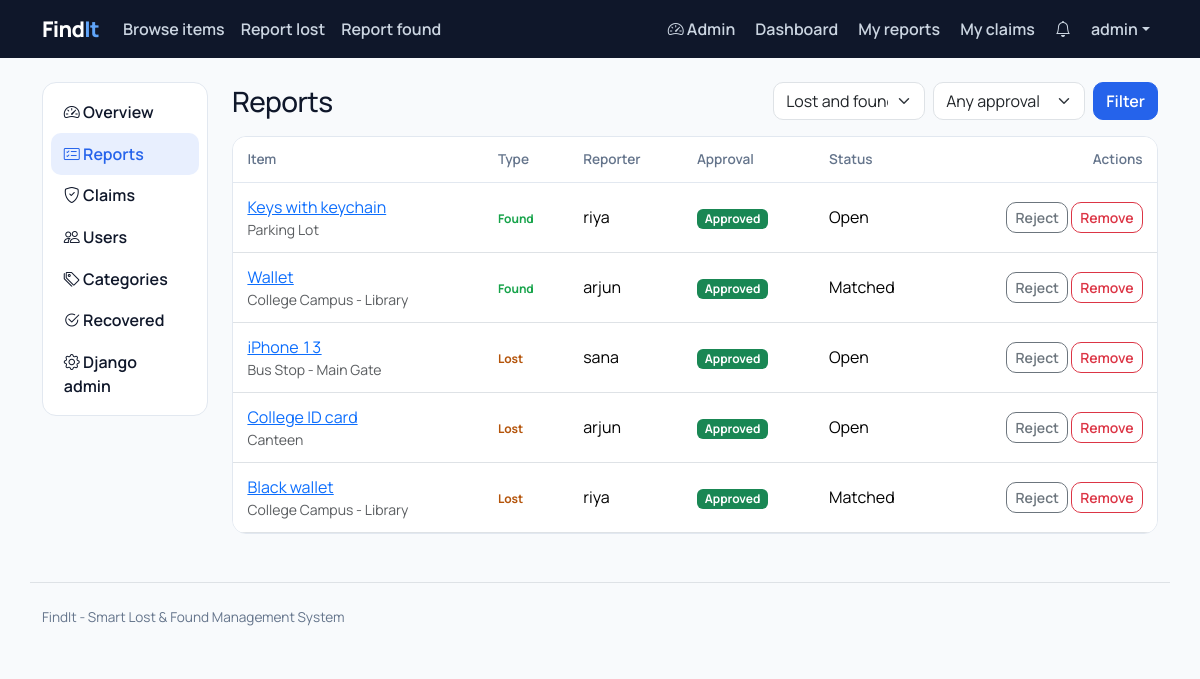
The app's page /manage/reports/ (signed in) with its own data.
### portal/models.py (models this page shows, shortened)
class ItemBase(models.Model):
    STATUS_OPEN, STATUS_MATCHED, STATUS_CLAIMED, STATUS_RECOVERED = "open", "matched", "claimed", "recovered"
    STATUS_CHOICES = [
        (STATUS_OPEN, "Open"),
        (STATUS_MATCHED, "Matched"),
        (STATUS_CLAIMED, "Claimed"),
        (STATUS_RECOVERED, "Recovered"),
    ]
    APPROVAL_CHOICES = [("pending", "Pending review"), ("approved", "Approved"), ("rejected", "Rejected")]
    user = models.ForeignKey(settings.AUTH_USER_MODEL, on_delete=models.CASCADE, related_name="%(class)s_set")
    item_name = models.CharField(max_length=120)
    category = models.ForeignKey(Category, on_delete=models.PROTECT)
    description = models.TextField(help_text="Brand, size, marks, anything that identifies the item.")
    colour = models.CharField(max_length=40)
    location = models.CharField(max_length=160)
    date = models.DateField()
    image = models.ImageField(upload_to="items/%Y/%m/", blank=True, null=True)
    status = models.CharField(max_length=10, choices=STATUS_CHOICES, default=STATUS_OPEN)
    approval = models.CharField(max_length=10, choices=APPROVAL_CHOICES, default="approved")
    hide_contact = models.BooleanField(
        "Keep my contact details private", default=False,
        help_text="Others will not see your phone/email. Updates reach you through notifications.",
    )
    created_at = models.DateTimeField(auto_now_add=True)
    class Meta:
        abstract = True
        ordering = ["-created_at"]
    def get_absolute_url(self):
        return reverse("item_detail", args=[self.kind, self.pk])

class FoundItem(ItemBase):
    kind = "found"
    verification_question = models.CharField(
        max_length=200, blank=True,
        help_text="A question only the real owner can answer, e.g. 'What is the wallpaper on the phone?'",
    )
    verification_answer = models.CharField(
        max_length=200, blank=True, help_text="The correct answer. Only the admin can see this.",
    )
    class Meta(ItemBase.Meta):
        verbose_name = "found item"

class LostItem(ItemBase):
    kind = "lost"
    class Meta(ItemBase.Meta):
        verbose_name = "lost item"

### portal/views.py (the view)
# urls.py: path("manage/reports/", views.manage_reports, name="manage_reports"),
@staff_required
def manage_reports(request):
    kind, approval = request.GET.get("type", "all"), request.GET.get("approval", "")
    items = []
    for k, model in MODELS.items():
        if kind in ("all", k):
            qs = model.objects.select_related("category", "user")
            if approval:
                qs = qs.filter(approval=approval)
            items += list(qs)
    items.sort(key=lambda i: i.created_at, reverse=True)
    return render(request, "manage/reports.html", {"items": items, "kind": kind, "approval": approval})

### portal/context_processors.py (called while the page is built)
def notifications(request):
    if request.user.is_authenticated:
        return {"unread_count": request.user.notifications.filter(is_read=False).count()}
    return {"unread_count": 0}

### portal/templatetags/findit_tags.py (called while the page is built)
@register.simple_tag(takes_context=True)
def active(context, *names):
    match = context["request"].resolver_match
    return "active" if match and match.url_name in names else ""

### templates/manage/reports.html (shortened to what this page needs)
{% extends "manage/base.html" %}
{% block manage %}
<div class="d-flex justify-content-between align-items-center mb-3 flex-wrap gap-2">
  <h1 class="h3 mb-0">Reports</h1>
  <form class="d-flex gap-2" method="get">
    <select class="form-select" name="type" aria-label="Type">
      <option value="all">Lost and found</option>
    </select>
    <select class="form-select" name="approval" aria-label="Approval">
      <option value="">Any approval</option>
    </select>
    <button class="btn btn-primary">Filter</button>
  </form>
</div>
<div class="panel p-0 table-responsive">
  <table class="table align-middle mb-0">
    <thead><tr><th>Item</th><th>Type</th><th>Reporter</th><th>Approval</th><th>Status</th><th class="text-end">Actions</th></tr></thead>
    <tbody>
    {% for i in items %}
      <tr>
        <td><a href="{{ i.get_absolute_url }}">{{ i.item_name }}</a><div class="small text-muted">{{ i.location }}</div></td>
        <td><span class="kind-tag {{ i.kind }}">{{ i.kind|title }}</span></td>
        <td>{{ i.user.username }}</td>
        <td><span class="badge text-bg-{% if i.approval == 'approved' %}success{% elif i.approval == 'rejected' %}danger{% else %}warning{% endif %}">{{ i.get_approval_display }}</span></td>
        <td>{{ i.get_status_display }}</td>
        <td class="text-end text-nowrap">
          {% if i.approval != 'rejected' %}<form class="d-inline" method="post" action="{% url 'manage_report_action' i.kind i.pk 'reject' %}">{% csrf_token %}<button class="btn btn-sm btn-outline-secondary">Reject</button></form>{% endif %}
          <form class="d-inline" method="post" action="{% url 'manage_report_action' i.kind i.pk 'remove' %}" onsubmit="return confirm('Remove this report permanently?');">{% csrf_token %}<button class="btn btn-sm btn-outline-danger">Remove</button></form>
        </td>
      </tr>
    {% empty %}<tr><td colspan="6" class="text-muted text-center py-4">No reports match this filter.</td></tr>{% endfor %}
    </tbody>
  </table>
</div>
{% endblock %}

### templates/base.html (shortened to what this page needs)
{% load static findit_tags %}<!doctype html>
<html lang="en">
<head>
  <link href="https://cdn.jsdelivr.net/npm/bootstrap@5.3.3/dist/css/bootstrap.min.css" rel="stylesheet">
  <link href="https://cdn.jsdelivr.net/npm/bootstrap-icons@1.11.3/font/bootstrap-icons.min.css" rel="stylesheet">
  <link href="{% static 'css/style.css' %}" rel="stylesheet">
</head>
<body>
<nav class="navbar navbar-expand-lg fi-nav navbar-dark">
  <div class="container">
    <a class="navbar-brand" href="{% url 'home' %}">Find<span class="dot">It</span></a>
    <div class="collapse navbar-collapse" id="nav">
      <ul class="navbar-nav me-auto">
        <li class="nav-item"><a class="nav-link {% active 'browse' %}" href="{% url 'browse' %}">Browse items</a></li>
        <li class="nav-item"><a class="nav-link {% active 'report_lost' %}" href="{% url 'report_lost' %}">Report lost</a></li>
        <li class="nav-item"><a class="nav-link {% active 'report_found' %}" href="{% url 'report_found' %}">Report found</a></li>
      </ul>
      <ul class="navbar-nav align-items-lg-center gap-lg-1">
        {% if user.is_authenticated %}
          {% if user.is_staff %}<li class="nav-item"><a class="nav-link" href="{% url 'manage_dashboard' %}"><i class="bi bi-speedometer2"></i> Admin</a></li>{% endif %}
          <li class="nav-item"><a class="nav-link {% active 'dashboard' %}" href="{% url 'dashboard' %}">Dashboard</a></li>
          <li class="nav-item"><a class="nav-link {% active 'my_reports' %}" href="{% url 'my_reports' %}">My reports</a></li>
          <li class="nav-item"><a class="nav-link {% active 'my_claims' %}" href="{% url 'my_claims' %}">My claims</a></li>
          <li class="nav-item">
            <a class="nav-link" href="{% url 'notifications' %}" aria-label="Notifications">
              <i class="bi bi-bell"></i>{% if unread_count %} <span class="badge badge-count rounded-pill">{{ unread_count }}</span>{% endif %}
            </a>
          </li>
          <li class="nav-item dropdown">
            <a class="nav-link dropdown-toggle" href="#" data-bs-toggle="dropdown">{{ user.username }}</a>
          </li>
        {% else %}
          <li class="nav-item"><a class="nav-link" href="{% url 'login' %}">Log in</a></li>
          <li class="nav-item"><a class="btn btn-primary btn-sm ms-lg-2" href="{% url 'register' %}">Create account</a></li>
        {% endif %}
      </ul>
    </div>
  </div>
</nav>
<main class="container py-4">{% block content %}{% endblock %}</main>
<footer class="container py-4 border-top mt-4">
  FindIt - Smart Lost &amp; Found Management System
</footer>
</body>
</html>

### static/css/style.css (style rules this page uses)
:root { --fi-primary: #2563EB; --fi-primary-dark: #1D4ED8; --fi-navy: #0F172A; --fi-bg: #F8FAFC; --fi-success: #16A34A; --fi-warning: #F59E0B; --fi-border: #E2E8F0; --fi-muted: #64748B; --bs-primary: #2563EB; --bs-primary-rgb: 37, 99, 235; --bs-link-color: #2563EB; --bs-link-hover-color: #1D4ED8; --bs-body-font-family: "Manrope", system-ui, -apple-system, "Segoe UI", sans-serif; }
body { background: var(--fi-bg); color: var(--fi-navy); font-feature-settings: "tnum"; }
h1, h2, h3, h4, h5 { font-weight: 800; letter-spacing: -0.02em; }
.btn-primary { --bs-btn-bg: var(--fi-primary); --bs-btn-border-color: var(--fi-primary); --bs-btn-hover-bg: var(--fi-primary-dark); --bs-btn-hover-border-color: var(--fi-primary-dark); --bs-btn-active-bg: var(--fi-primary-dark); --bs-btn-active-border-color: var(--fi-primary-dark); --bs-btn-disabled-bg: var(--fi-primary); --bs-btn-disabled-border-color: var(--fi-primary); }
.btn, .form-control, .form-select { border-radius: 10px; }
.btn { font-weight: 600; }
.fi-nav { background: var(--fi-navy); }
.fi-nav .navbar-brand { font-weight: 800; letter-spacing: -0.03em; font-size: 1.35rem; }
.fi-nav .navbar-brand .dot { color: #60A5FA; }
.fi-nav .nav-link { color: #CBD5E1; font-weight: 600; }
.kind-tag { font-size: .75rem; font-weight: 700; }
.kind-tag.lost { color: #B45309; }
.kind-tag.found { color: var(--fi-success); }
.panel { background: #fff; border: 1px solid var(--fi-border); border-radius: 14px; padding: 1.25rem 1.4rem; }
.table > :not(caption) > * > * { padding: .75rem .9rem; }
.table thead th { color: var(--fi-muted); font-weight: 600; font-size: .85rem; border-bottom-color: var(--fi-border); }
footer { color: var(--fi-muted); font-size: .85rem; }

### records on screen
FoundItem: item_name "Keys with keychain", location "Parking Lot", kind "Found", user.username "riya", approval "Approved", status "Open", shows "Reject"
FoundItem: item_name "Wallet", location "College Campus - Library", kind "Found", user.username "arjun", approval "Approved", status "Matched", shows "Reject"
LostItem: item_name "iPhone 13", location "Bus Stop - Main Gate", kind "Lost", user.username "sana", approval "Approved", status "Open", shows "Reject"
LostItem: item_name "College ID card", location "Canteen", kind "Lost", user.username "arjun", approval "Approved", status "Open", shows "Reject"
LostItem: item_name "Black wallet", location "College Campus - Library", kind "Lost", user.username "riya", approval "Approved", status "Matched", shows "Reject"

### other values on screen
{{ user.username }} "admin"
